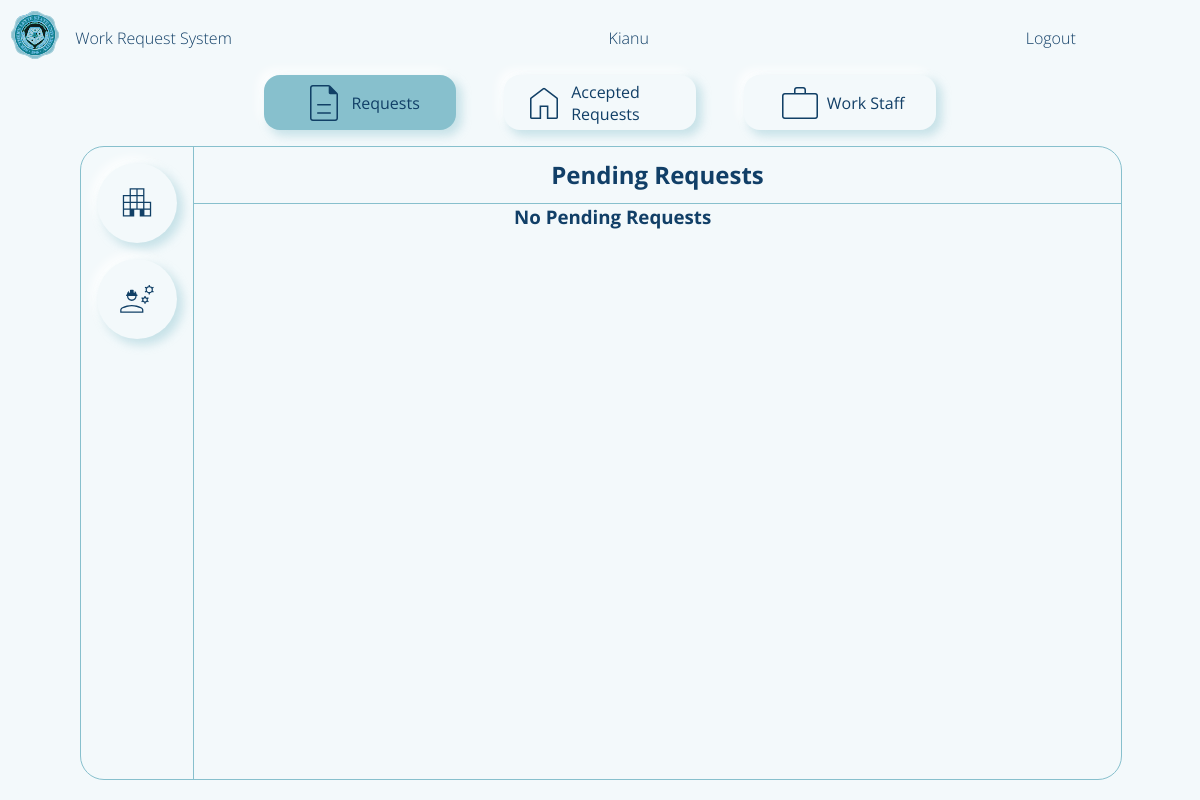
/adminPage (signed in), run on an earlier commit of the app's database.
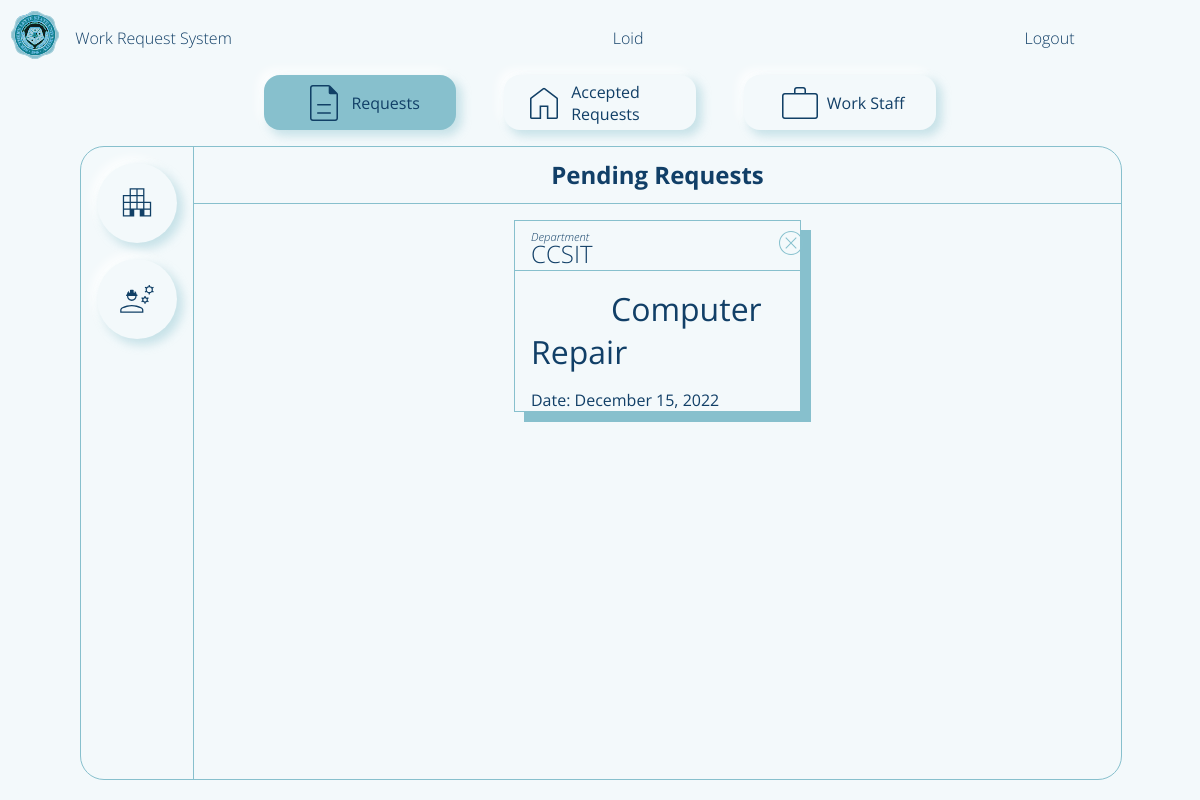
And on a later commit of the database.
### flaskApp/models.py (models this page shows, shortened)
class User(db.Model, UserMixin):
	__tablename__ = 'user'
	id = db.Column(db.Integer, primary_key=True)
	userName = db.Column(db.String(20), unique=True, nullable=False)
	userType = db.Column(db.String(20), default='Admin')
	passWord = db.Column(db.String(60), nullable=False)
	requestForm = db.relationship('UserRequestForm', backref='user')
	userStaffExtension = db.relationship('StaffExtension', backref='staffExtension', uselist=False)

class UserRequestForm(db.Model):
	__tablename__ = 'userRequestForm'
	id = db.Column(db.Integer, primary_key=True)
	requestorName = db.Column(db.String(500), nullable=False)
	requestTitle = db.Column(db.String(500), nullable=False)
	requestedWork = db.Column(db.String(500), nullable=False)
	roomNumber = db.Column(db.Integer(), nullable=False)
	avilabilityOfMaterials = db.Column(db.String(10), nullable=False)
	priorityLevel = db.Column(db.Integer, default=0) # change this to integer in the future 0 - pending 1 - high 2 - medium 3 - low
	status = db.Column(db.String(20), default='Pending')
	dateApproved = db.Column(DateTime, default=datetime.now(), nullable=False)
	dateLimit = db.Column(DateTime, default=datetime.now(), nullable=False)
	requestFormId = db.Column(db.Integer, db.ForeignKey('user.id'))

### flaskApp/routes.py (the view, shortened to what this page needs)
@app.route('/adminPage', methods=['GET', 'POST'])
def adminPage():
	formStaff = Staff_Registration()
	formRequestor = Requestor_Registration()
	workRequest = UserRequestForm.query.order_by(UserRequestForm.priorityLevel)
	requestsCount = UserRequestForm.query.filter_by(status='Pending').count()
	pendingRequest = UserRequestForm.query.filter_by(status='Pending')
	staffCount = User.query.filter_by(userType='Staff').count()
	if current_user.is_authenticated == False:
		return redirect(url_for('loginPage'))
	return render_template('adminDashboard.html',
	  						title='Admin Page',
	  						user=current_user.userName,
	  						form2=formStaff,
	    					form=formRequestor,
	    					workRequest=workRequest,
	    					countReq=requestsCount,
	    					countStaff=staffCount,
	    					pendingRequest=pendingRequest)

### flaskApp/models.py (called while the page is built)
@loginManager.user_loader
def loadUser(userId):
	return User.query.get(int(userId))

### flaskApp/templates/adminDashboard.html (shortened to what this page needs)
{% extends "layout.html" %}
{% block content %}
	<main class="content-main">
		<section class="navbar">
			<div class="nav-requests">
				<img class='nav-icon' src="{{ url_for('static', filename='img/form.svg') }}">
				<p>Requests</p>
			</div>
			<div class="nav-home">
				<img class='nav-icon' src="{{ url_for('static', filename='img/home.svg') }}">
				<p>Accepted Requests</p>
			</div>
			<div class="nav-staff">
				<img class='nav-icon' src="{{ url_for('static', filename='img/staff.svg') }}">
				<p>Work Staff</p>
			</div>
		</section>
		<section class="feed">
					{% for req in workRequest  %}
						{% if req.status != 'unApproved' and req.status != 'Pending'%}
								<body onload="progress()">
								</body>
						{% endif %}
					{% endfor %}
			<div class="feed-request feed-nav">
				<nav class="feed-request-nav">
					<div>
						<img class="nav-icon add-req" src="{{ url_for('static', filename='img/requestor.svg') }}">
					</div>
					<div>
						<img class="nav-icon add-staff" src="{{ url_for('static', filename='img/ongoing.svg') }}">
					</div>
				</nav>
				<header class="feed-request-header">
					<h1 class="title">Pending Requests</h1>
				</header>
				<main class="feed-request-main">
					<section class="feed-request-main-body">
						{% if countReq != 0 %}
							{% for n in pendingRequest %}
								<div class="main-content">
									<section class="main-content-header">{{ n.requestorName }}</section>
									<section class="main-content-body">
										<a href="{{ url_for('adminPageApproval', name=n.requestorName, idNum=n.id) }}">{{ n.requestTitle }}</a>
									</section>
									<section class="main-content-footer">Date: {{ n.dateApproved.strftime("%B %d, %Y") }}</section>
									<div class="feed-request-close-btn">
										<a href="{{url_for('reject', name=n.requestTitle, ids=n.requestFormId)}}">
											<img src="{{ url_for('static', filename='img/close-btn2.svg') }}">
										</a>
									</div>
								</div>
							{% endfor %}
						{% else %}
							<h1>No Pending Requests</h1>
						{% endif %}
					</section>
				</main>
			</div>
		</section>
	</main>
	<footer class="content-footer">
	</footer>
{% endblock content %}

### flaskApp/templates/layout.html (shortened to what this page needs)
<!DOCTYPE html>
<html>
<head>
    {% if title == 'Login Page'%}
    	<link rel="stylesheet" type="text/css" href="{{ url_for('static', filename='login.css') }}">
    {% elif title == 'Admin Page'%}
    	<link rel="stylesheet" type="text/css" href="{{ url_for('static', filename='adminDashboard.css') }}">
    {% elif title == 'Requestor Page'%}
        <link rel="stylesheet" type="text/css" href="{{ url_for('static', filename='requestorDashboard.css') }}">
    {% elif title == 'Staff Page'%}
        <link rel="stylesheet" type="text/css" href="{{ url_for('static', filename='staffDashboard.css') }}">
     {% elif title == 'Admin Approval Page'%}
        <link rel="stylesheet" type="text/css" href="{{ url_for('static', filename='adminApproval.css') }}">
    {% endif%}
</head>
<body>
	<div class="container">
        {% if title != 'Login Page'%}
        <header class="content-header">
            <div class="img-box">
                <img class="logo_slsu" src="{{ url_for('static', filename='img/logo_slsu.svg') }}">
            </div>
            {% if title == 'Admin Page'%}
                <section class="header-title">
                    <a href="{{ url_for('adminPage') }}">Work Request System</a>
                </section>
                <section class="header-user">
                    {{ user }}
                </section>
            {% endif %}
            <div class="header-profile">
                {% if current_user.is_authenticated == True %}
                <a href="{{ url_for('logout') }}">Logout</a>
                {% endif %}
            </div>
        </header>
        {% endif%}
		{% block content %}{% endblock content %}
	</div>
</body>
</html>

What changed in the data, as far as the page shows it:
changed User: userName "Kianu" → "Loid"
now on this page (row edited): UserRequestForm: requestorName "CCSIT", requestTitle "Computer Repair", dateApproved "December 15, 2022"
Also different on the page:
text no longer shown: "No Pending Requests"
